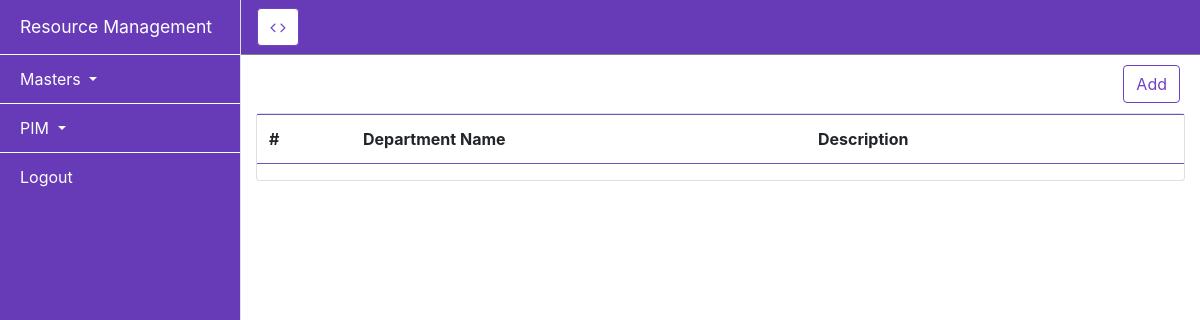
Page /masters/department/ on the earlier database version.
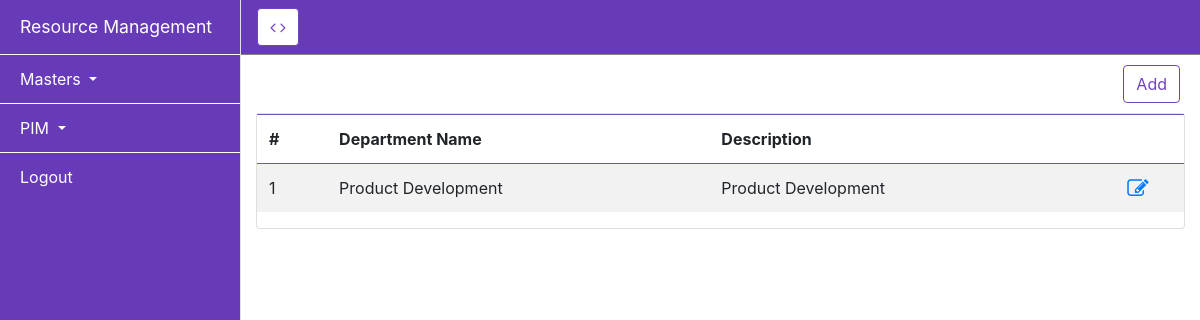
Same page on the later database version.
### masters/models.py (models this page shows)
class Department(models.Model):
    departmentname = models.CharField(max_length=50)
    description = models.CharField(max_length=50)

### masters/views.py (the view)
# urls.py: path('department/', views.department, name = 'department'),
def department(request):
    if request.method == 'POST':
        department = Department(departmentname=request.POST['departmentname'],description=request.POST['description'])
        department.save()
        return redirect('department')
    else:
        departments = Department.objects.all()
    return render(request,'department.html',{'title':'status List','departments':departments})

### masters/templates/department.html (shortened to what this page needs)
{% extends 'login/dashboard.html' %}
{% block content %}
<div class="container-fluid text-right" style="margin:10px;">
    <button type="button" class="btn btn-primary" data-toggle="modal" data-target="#addjobdepartment">
        Add
    </button>
</div>
<div class="card" style="margin-top: 10px;">
    <table class="table table-striped">
        <thead>
            <tr>
                <th>#</th>
                <th>Department Name</th>
                <th>Description</th>
                <th></th>
            </tr>
        </thead>
        <tbody>
            {% for department in departments %}
            <tr>
                <td>{{ forloop.counter }}</td>
                <td>{{ department.departmentname }}</td>
                <td>{{ department.description }}</td>
                <td style="text-align: center;">
                    <a href="#" data-toggle="modal" data-target="#editjobdepartment{{ department.id }}"><i
                            class="fa fa-pencil-square-o fa-lg" aria-hidden="true"></i></a>
                </td>
            </tr>
            {% endfor %}
        </tbody>
    </table>
</div>
{% endblock %}

Differences in the rows shown:
added Department: departmentname "Product Development", description "Product Development"
